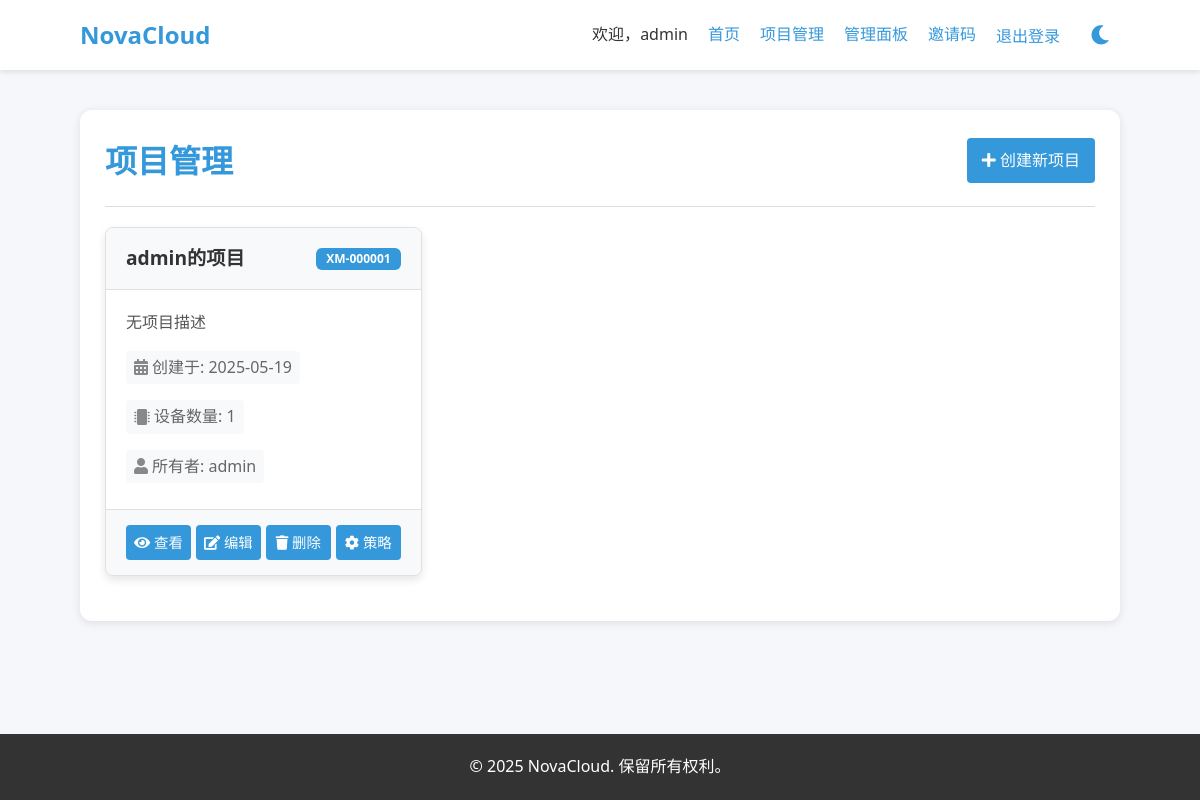
Before: /projects/ (signed in) with the older database file.
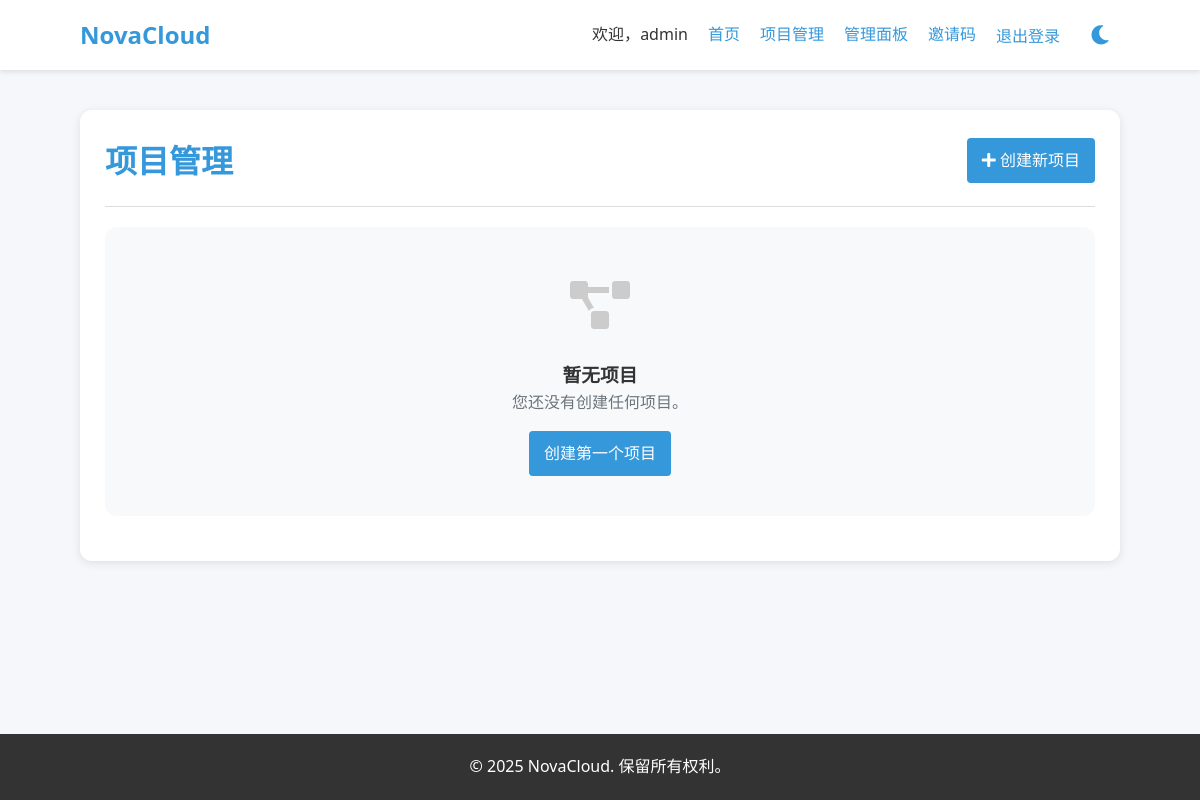
After: the same page with the newer database file.
### iot_devices/models.py (models this page shows, shortened)
class Project(models.Model):
    project_id = models.CharField('项目号', max_length=20, unique=True, help_text="例如：PRJ-XXXXXX")
    name = models.CharField('项目名称', max_length=100)
    description = models.TextField('项目描述', blank=True, null=True)
    owner = models.ForeignKey(settings.AUTH_USER_MODEL, on_delete=models.CASCADE, verbose_name='所有者')
    created_at = models.DateTimeField('创建时间', auto_now_add=True)
    updated_at = models.DateTimeField('更新时间', auto_now=True)
    class Meta:
        verbose_name = '项目'
        verbose_name_plural = '项目'
        ordering = ['-created_at']

### iot_devices/views.py (the view)
# urls.py: path('projects/', views.ProjectListView.as_view(), name='project_list'),
class ProjectListView(LoginRequiredMixin, ListView):
    model = Project
    template_name = 'iot_devices/project_list.html'
    context_object_name = 'projects'
    def get_queryset(self):
        user = self.request.user
        if user.is_superuser:
            return Project.objects.all()
        is_admin = hasattr(user, 'profile') and user.profile.role and user.profile.role.permissions.exists()
        if is_admin:
            user_ids = get_subordinate_user_ids(user)
            return Project.objects.filter(owner__id__in=user_ids)
        return Project.objects.filter(owner=user)

### templates/iot_devices/project_list.html (shortened to what this page needs)
{% extends 'base.html' %}
{% block content %}
<div class="content-section">
    <div class="section-header">
        <h1>项目管理</h1>
        <div class="header-actions">
            <a href="{% url 'iot_devices:project_create' %}" class="btn btn-primary">
                <i class="fas fa-plus"></i> 创建新项目
            </a>
        </div>
    </div>
    {% if projects %}
        <div class="project-grid">
            {% for project in projects %}
                <div class="project-card">
                    <div class="card-header">
                        <h3>{{ project.name }}</h3>
                        <span class="badge badge-primary">{{ project.project_id }}</span>
                    </div>
                    <div class="card-body">
                        {% if project.description %}
                            <p>{{ project.description }}</p>
                        {% else %}
                            <p class="text-muted">无项目描述</p>
                        {% endif %}
                        <div class="project-meta">
                            <div class="meta-item">
                                <i class="fas fa-calendar-alt"></i> 创建于: {{ project.created_at|date:"Y-m-d" }}
                            </div>
                            <div class="meta-item">
                                <i class="fas fa-microchip"></i> 设备数量: {{ project.devices.count }}
                            </div>
                            <div class="meta-item">
                                <i class="fas fa-user"></i> 所有者: {{ project.owner.username }}
                            </div>
                        </div>
                    </div>
                    <div class="card-footer">
                        <div class="btn-group">
                            <a href="{% url 'iot_devices:project_detail' project.project_id %}" class="btn btn-info">
                                <i class="fas fa-eye"></i> 查看
                            </a>
                            <a href="{% url 'iot_devices:project_update' project.project_id %}" class="btn btn-warning">
                                <i class="fas fa-edit"></i> 编辑
                            </a>
                            <a href="{% url 'iot_devices:project_delete' project.project_id %}" class="btn btn-danger">
                                <i class="fas fa-trash"></i> 删除
                            </a>
                            <a href="{% url 'strategy_engine:strategy_list' project.project_id %}" class="btn btn-secondary">
                                <i class="fas fa-cog"></i> 策略
                            </a>
                        </div>
                    </div>
                </div>
            {% endfor %}
        </div>
    {% else %}
        <div class="no-data">
            <div class="no-data-icon">
                <i class="fas fa-project-diagram"></i>
            </div>
            <h3>暂无项目</h3>
            <p>您还没有创建任何项目。</p>
            <a href="{% url 'iot_devices:project_create' %}" class="btn btn-primary">创建第一个项目</a>
        </div>
    {% endif %}
</div>
{% endblock %}

Changed rows visible on the page:
removed Project: name "admin的项目", project_id "XM-000001", description "无项目描述", created_at "2025-05-19", devices.count "1", owner.username "admin"
Other visible differences:
text now shown: "暂无项目 您还没有创建任何项目。 创建第一个项目"
